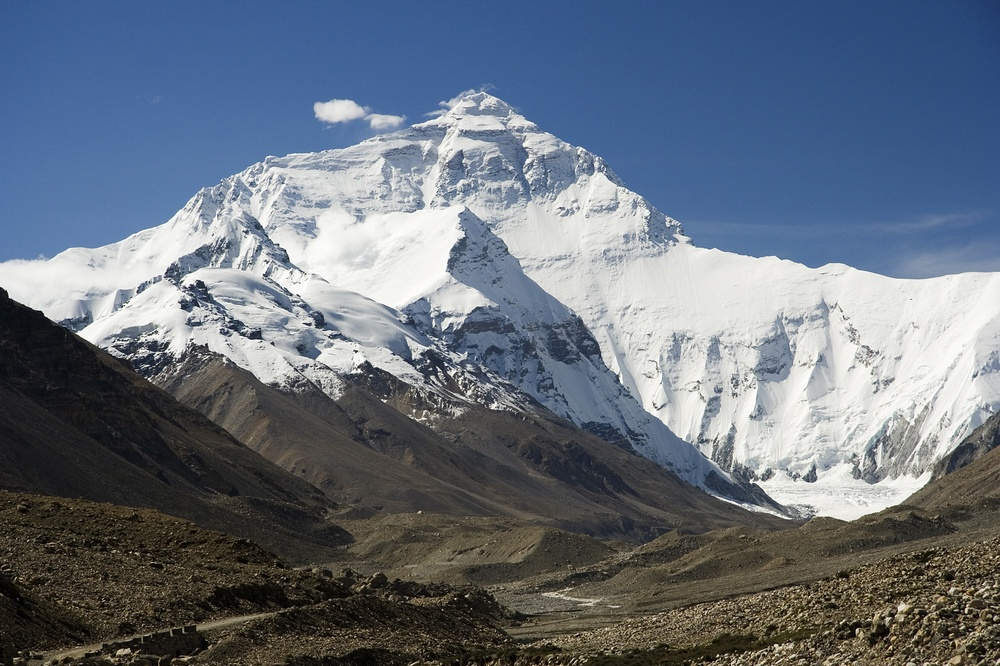
#> input picture Lab Programs/sample.jpg, 1000 x 666 px, shrunk from 2000 x 1333 before the run
$ python EXP11.py
#> lines starting #> are read from the running program, lines starting #| are printed output that depends on the picture
import cv2
import numpy as np

# Read the image
image = cv2.imread("sample.jpg")
#> image is the input picture: shape (666, 1000, 3); mean B, G, R 125.2, 112.6, 103.1

# Get image height and width
rows, cols = image.shape[:2]
#> rows = 666; cols = 1000

# Original points
pts1 = np.float32([
    [50, 50],
    [200, 50],
    [50, 200]
])

# Transformed points
pts2 = np.float32([
    [10, 100],
    [200, 50],
    [100, 250]
])

# Get affine transformation matrix
matrix = cv2.getAffineTransform(pts1, pts2)

# Apply affine transformation
result = cv2.warpAffine(
    image,
    matrix,
    (cols, rows)
)
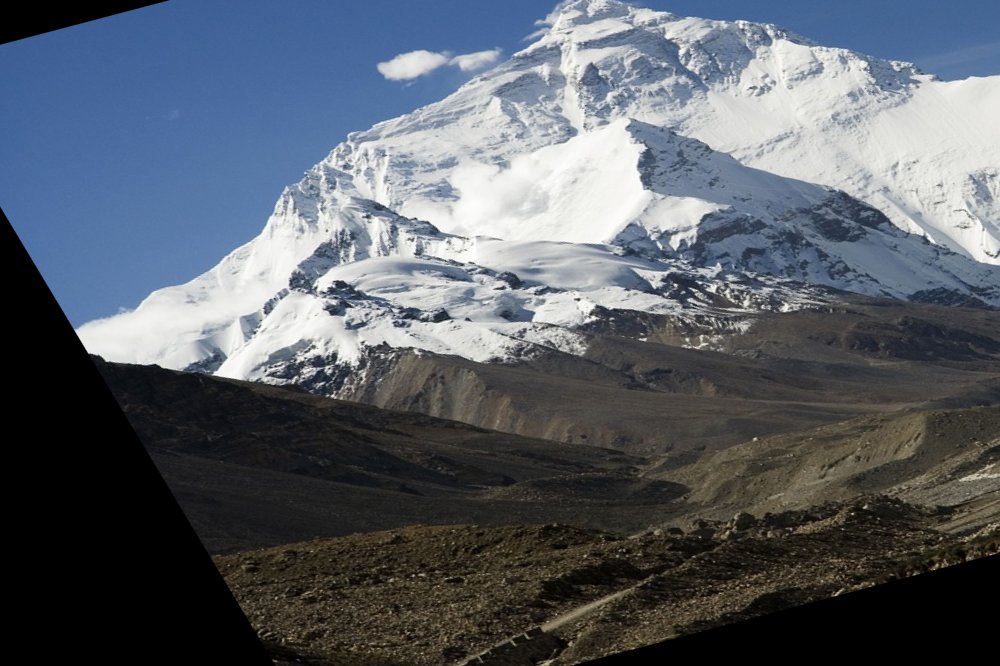
#> result: shape (666, 1000, 3); mean B, G, R 103.5, 95, 88.6

# Display images
cv2.imshow("Original Image", image)
cv2.imshow("Affine Transformation", result)

cv2.waitKey(0)
cv2.destroyAllWindows()
